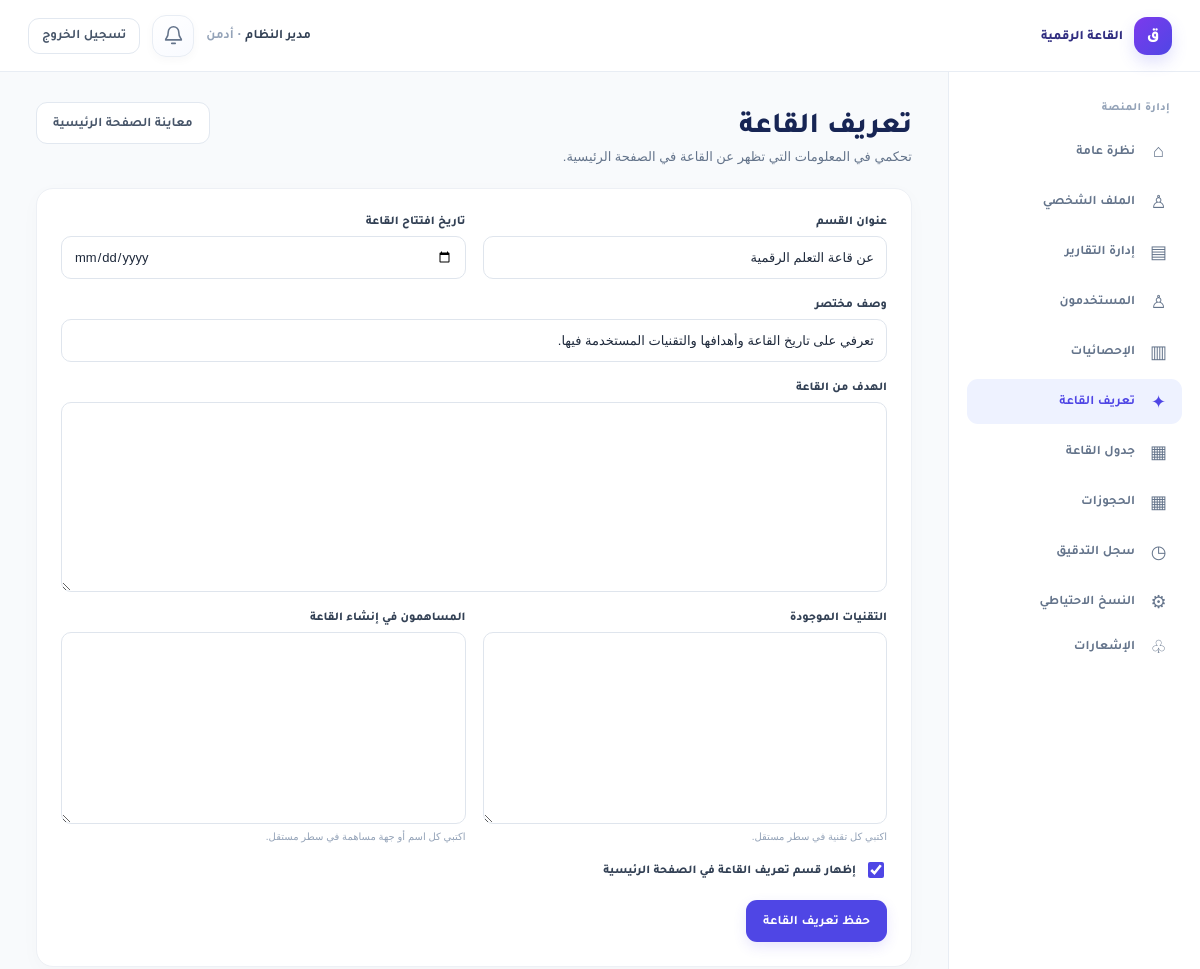
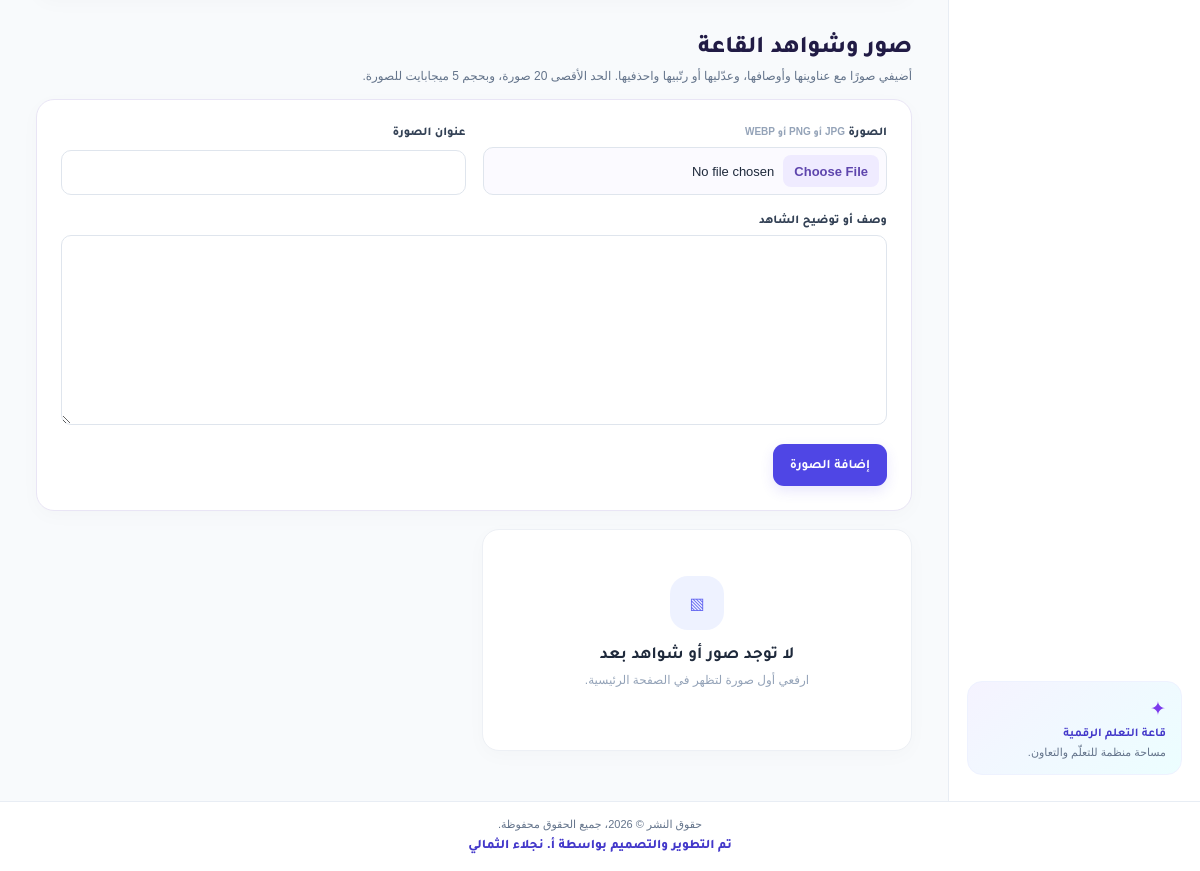
Screenshot of /admin/hall.php (signed in) with the database file from the repository (2 pictures, top to bottom).
### tables this page shows
CREATE TABLE IF NOT EXISTS users (
  id BIGINT UNSIGNED AUTO_INCREMENT PRIMARY KEY,
  name VARCHAR(150) NOT NULL,
  username VARCHAR(80) NOT NULL UNIQUE,
  password_hash VARCHAR(255) NOT NULL,
  role ENUM('admin','staff') NOT NULL,
  is_active TINYINT(1) NOT NULL DEFAULT 1,
  last_login DATETIME NULL,
  created_at TIMESTAMP NOT NULL DEFAULT CURRENT_TIMESTAMP,
  INDEX idx_users_role_active (role, is_active)
);

CREATE TABLE IF NOT EXISTS hall_profile (
  id TINYINT UNSIGNED NOT NULL PRIMARY KEY,
  section_title VARCHAR(150) NOT NULL,
  section_intro VARCHAR(500) NOT NULL DEFAULT '',
  opened_on DATE NULL,
  purpose TEXT NOT NULL,
  technologies TEXT NOT NULL,
  contributors TEXT NOT NULL,
  is_visible TINYINT(1) NOT NULL DEFAULT 1,
  updated_at TIMESTAMP NOT NULL DEFAULT CURRENT_TIMESTAMP ON UPDATE CURRENT_TIMESTAMP
);

### includes/auth.php (called while the page is built, shortened)
<?php
require_once __DIR__ . '/db.php';
require_once __DIR__ . '/functions.php';
if (isset($_SESSION['user_id'])) {
    $activeCheck = db()->prepare('SELECT name, username, role, is_active FROM users WHERE id = ?');
    $activeCheck->execute([(int) $_SESSION['user_id']]);
}
function current_user(): ?array
{
    return isset($_SESSION['user_id']) ? [
        'id' => (int) $_SESSION['user_id'],
        'name' => (string) $_SESSION['user_name'],
        'username' => (string) $_SESSION['username'],
        'role' => (string) $_SESSION['role'],
    ] : null;
}

### includes/db.php (called while the page is built, shortened)
<?php
function db(): PDO
{
    static $connection;
    if ($connection instanceof PDO) {
        return $connection;
    }
    $dsn = sprintf('mysql:host=%s;port=%s;dbname=%s;charset=utf8mb4', DB_HOST, DB_PORT, DB_NAME);
    $connection = new PDO($dsn, DB_USER, DB_PASS, [
        PDO::ATTR_ERRMODE => PDO::ERRMODE_EXCEPTION,
        PDO::ATTR_DEFAULT_FETCH_MODE => PDO::FETCH_ASSOC,
        PDO::ATTR_EMULATE_PREPARES => false,
    ]);
    return $connection;
}

### admin/hall.php (the view, shortened to what this page needs)
<?php
require_once dirname(__DIR__) . '/includes/auth.php';
$pdo = db();
$defaults = [
    'section_title' => 'عن قاعة التعلم الرقمية',
    'section_intro' => 'تعرفي على تاريخ القاعة وأهدافها والتقنيات المستخدمة فيها.',
    'opened_on' => '',
    'purpose' => '',
    'technologies' => '',
    'contributors' => '',
    'is_visible' => 1,
];
$profileStatement = $pdo->prepare('SELECT * FROM hall_profile WHERE id = 1');
$profileStatement->execute();
$profile = $profileStatement->fetch() ?: $defaults;
$evidenceStatement = $pdo->query('SELECT * FROM hall_evidence ORDER BY sort_order, id');
$hallEvidence = $evidenceStatement->fetchAll();
$title = 'تعريف القاعة';
render_page_start($title, true);
?>
<div class="page-heading">
  <div><h1>تعريف القاعة</h1><p>تحكمي في المعلومات التي تظهر عن القاعة في الصفحة الرئيسية.</p></div>
  <a class="button button-quiet" href="<?= e(app_url('/index.php#hall-profile-title')) ?>">معاينة الصفحة الرئيسية</a>
</div>
<form class="card form-card hall-admin-form" method="post">
  <div class="form-grid">
    <div class="field">
      <label for="hall-section-title">عنوان القسم</label>
      <input id="hall-section-title" name="section_title" type="text" maxlength="150" required value="<?= e((string) $profile['section_title']) ?>">
    </div>
    <div class="field">
      <label for="hall-opening-date">تاريخ افتتاح القاعة</label>
      <input id="hall-opening-date" name="opened_on" type="date" value="<?= e((string) ($profile['opened_on'] ?? '')) ?>">
    </div>
    <div class="field field-full">
      <label for="hall-section-intro">وصف مختصر</label>
      <input id="hall-section-intro" name="section_intro" type="text" maxlength="500" value="<?= e((string) $profile['section_intro']) ?>">
    </div>
    <div class="field field-full">
      <label for="hall-purpose">الهدف من القاعة</label>
      <textarea id="hall-purpose" name="purpose" maxlength="5000" rows="5"><?= e((string) $profile['purpose']) ?></textarea>
    </div>
    <div class="field">
      <label for="hall-technologies">التقنيات الموجودة</label>
      <textarea id="hall-technologies" name="technologies" maxlength="5000" rows="7" aria-describedby="hall-technologies-hint"><?= e((string) $profile['technologies']) ?></textarea>
      <small class="field-hint" id="hall-technologies-hint">اكتبي كل تقنية في سطر مستقل.</small>
    </div>
    <div class="field">
      <label for="hall-contributors">المساهمون في إنشاء القاعة</label>
      <textarea id="hall-contributors" name="contributors" maxlength="5000" rows="7" aria-describedby="hall-contributors-hint"><?= e((string) $profile['contributors']) ?></textarea>
      <small class="field-hint" id="hall-contributors-hint">اكتبي كل اسم أو جهة مساهمة في سطر مستقل.</small>
    </div>
    <div class="field field-full hall-visibility-field">
      <label><input type="hidden" name="is_visible" value="0"><input type="checkbox" name="is_visible" value="1" <?= (int) $profile['is_visible'] === 1 ? 'checked' : '' ?>> إظهار قسم تعريف القاعة في الصفحة الرئيسية</label>
    </div>
  </div>
  <div class="form-actions"><button class="button button-primary" type="submit">حفظ تعريف القاعة</button></div>
</form>
<section class="hall-evidence-admin" aria-labelledby="hall-evidence-title">
  <div class="public-section-heading">
    <div><h2 id="hall-evidence-title">صور وشواهد القاعة</h2><p>أضيفي صورًا مع عناوينها وأوصافها، وعدّليها أو رتّبيها واحذفيها. الحد الأقصى 20 صورة، وبحجم 5 ميجابايت للصورة.</p></div>
  </div>
  <form class="card form-card hall-evidence-upload" method="post" enctype="multipart/form-data">
    <div class="form-grid">
      <div class="field">
        <label for="evidence-image">الصورة <span class="field-hint">JPG أو PNG أو WEBP</span></label>
        <input id="evidence-image" name="evidence_image" type="file" accept="image/jpeg,image/png,image/webp" required <?= count($hallEvidence) >= 20 ? 'disabled' : '' ?>>
      </div>
      <div class="field">
        <label for="evidence-title">عنوان الصورة</label>
        <input id="evidence-title" name="evidence_title" type="text" maxlength="180" required <?= count($hallEvidence) >= 20 ? 'disabled' : '' ?>>
      </div>
      <div class="field field-full">
        <label for="evidence-description">وصف أو توضيح الشاهد</label>
        <textarea id="evidence-description" name="evidence_description" maxlength="3000" rows="3" <?= count($hallEvidence) >= 20 ? 'disabled' : '' ?>></textarea>
      </div>
    </div>
    <div class="form-actions"><button class="button button-primary" type="submit" <?= count($hallEvidence) >= 20 ? 'disabled' : '' ?>>إضافة الصورة</button></div>
  </form>
  <div class="hall-evidence-admin-grid" id="hall-evidence-list">
    <?php if ($hallEvidence === []): ?>
      <div class="card empty-state"><span class="empty-icon">▧</span><h2>لا توجد صور أو شواهد بعد</h2><p>ارفعي أول صورة لتظهر في الصفحة الرئيسية.</p></div>
    <?php endif; ?>
  </div>
</section>

### includes/header.php (shortened to what this page needs)
<?php
require_once __DIR__ . '/functions.php';
$activeUser = function_exists('current_user') ? current_user() : null;
$unreadNotifications = $activeUser ? unread_notification_count(db(), $activeUser['id']) : 0;
$requestPath = str_replace('\\', '/', $_SERVER['SCRIPT_NAME'] ?? '');
?>
<!DOCTYPE html>
<html lang="ar" dir="rtl">
<head>
  <link rel="stylesheet" href="<?= e(app_url('/assets/css/style.css?v=20261010-hall-responsive')) ?>">
</head>
<body class="<?= !empty($GLOBALS['home_page']) ? 'home-public-body' : '' ?>">
<header class="topbar <?= !empty($GLOBALS['home_page']) ? 'home-topbar' : '' ?>">
  <div class="topbar-inner">
    <a href="<?= e(app_url($activeUser ? role_home($activeUser['role']) : '/index.php')) ?>" class="brand <?= !empty($GLOBALS['home_page']) ? 'home-brand' : '' ?>">
      <span class="brand-mark" aria-hidden="true">
        <?php if (!empty($GLOBALS['home_page'])): ?>
          <svg viewBox="0 0 24 24"><rect x="3" y="4" width="18" height="13" rx="2.5"/><path d="M8 21h8m-4-4v4"/><rect x="17" y="13" width="5" height="8" rx="1.4"/></svg>
        <?php else: ?>ق<?php endif; ?>
      </span>
      <span class="brand-copy">
        <span><?= !empty($GLOBALS['home_page']) ? e(APP_NAME) : 'القاعة الرقمية' ?></span>
      </span>
    </a>
    <?php if (!empty($GLOBALS['home_page'])): ?>
      <nav class="home-nav" aria-label="التنقل الرئيسي">
        <a class="home-nav-link is-active" href="<?= e(app_url('/index.php')) ?>">الرئيسية</a>
        <a class="home-nav-link" href="<?= e(app_url('/booking.php')) ?>">حجز القاعة</a>
        <a class="home-nav-link" href="<?= e(app_url('/schedule.php')) ?>">جدول الحجوزات</a>
      </nav>
      <div class="topbar-actions">
        <?php if ($activeUser): ?>
          <a class="notification-bell <?= str_ends_with($requestPath, '/notifications.php') ? 'is-active' : '' ?>" href="<?= e(app_url('/notifications.php')) ?>" aria-label="<?= e($unreadNotifications > 0 ? 'الإشعارات، ' . $unreadNotifications . ' غير مقروء' : 'الإشعارات') ?>" title="الإشعارات">
            <svg viewBox="0 0 24 24" aria-hidden="true"><path d="M18 8a6 6 0 0 0-12 0c0 7-3 7-3 9h18c0-2-3-2-3-9"/><path d="M10 21h4"/></svg>
            <?php if ($unreadNotifications > 0): ?><span class="notification-bell-count" aria-hidden="true"><?= $unreadNotifications > 99 ? '99+' : $unreadNotifications ?></span><?php endif; ?>
          </a>
          <a class="button button-primary home-login-button" href="<?= e(app_url(role_home($activeUser['role']))) ?>">
            لوحة التحكم
            <svg aria-hidden="true" viewBox="0 0 24 24"><path d="M15 3h4a2 2 0 0 1 2 2v14a2 2 0 0 1-2 2h-4"/><path d="m10 17 5-5-5-5m5 5H3"/></svg>
          </a>
        <?php else: ?>
          <a class="button button-primary home-login-button" href="<?= e(app_url('/login.php')) ?>">
            دخول
            <svg aria-hidden="true" viewBox="0 0 24 24"><path d="M15 3h4a2 2 0 0 1 2 2v14a2 2 0 0 1-2 2h-4"/><path d="m10 17 5-5-5-5m5 5H3"/></svg>
          </a>
        <?php endif; ?>
        <button type="button" class="home-menu-toggle" data-home-drawer-toggle aria-label="فتح القائمة" aria-expanded="false" aria-controls="home-mobile-drawer">
          <span></span><span></span><span></span>
        </button>
      </div>
      <div class="home-drawer-backdrop" data-home-drawer-backdrop></div>
      <nav id="home-mobile-drawer" class="home-mobile-drawer" data-home-drawer aria-label="قائمة الموبايل" inert>
        <a class="home-nav-link is-active" href="<?= e(app_url('/index.php')) ?>">الرئيسية</a>
        <a class="home-nav-link" href="<?= e(app_url('/booking.php')) ?>">حجز القاعة</a>
        <a class="home-nav-link" href="<?= e(app_url('/schedule.php')) ?>">جدول الحجوزات</a>
        <?php if ($activeUser): ?>
          <a class="button button-primary" href="<?= e(app_url(role_home($activeUser['role']))) ?>">لوحة التحكم</a>
        <?php else: ?>
          <a class="button button-primary" href="<?= e(app_url('/login.php')) ?>">دخول</a>
        <?php endif; ?>
      </nav>
    <?php elseif ($activeUser): ?>
      <div class="topbar-actions">
        <span class="topbar-user"><?= e($activeUser['name']) ?> <span>· <?= e(ROLE_LABELS[$activeUser['role']] ?? '') ?></span></span>
        <a class="notification-bell <?= str_ends_with($requestPath, '/notifications.php') ? 'is-active' : '' ?>" href="<?= e(app_url('/notifications.php')) ?>" aria-label="<?= e($unreadNotifications > 0 ? 'الإشعارات، ' . $unreadNotifications . ' غير مقروء' : 'الإشعارات') ?>" title="الإشعارات">
          <svg viewBox="0 0 24 24" aria-hidden="true"><path d="M18 8a6 6 0 0 0-12 0c0 7-3 7-3 9h18c0-2-3-2-3-9"/><path d="M10 21h4"/></svg>
        </a>
        <form method="post" action="<?= e(app_url('/logout.php')) ?>" class="inline-form">
          <button class="button button-quiet button-sm" type="submit">تسجيل الخروج</button>
        </form>
      </div>
    <?php else: ?>
      <nav class="topbar-actions" aria-label="القائمة الرئيسية">
        <a class="button button-quiet button-sm" href="<?= e(app_url('/schedule.php')) ?>">جدول الحجوزات</a>
      </nav>
    <?php endif; ?>
  </div>
</header>

### rows the page displays
users: name "مدير النظام", role "أدمن"
hall_profile: section_title "عن قاعة التعلم الرقمية", section_intro "تعرفي على تاريخ القاعة وأهدافها والتقنيات المستخدمة فيها.", is_visible "☑"

### other values shown
$icon "⌂"
$label "نظرة عامة"
$icon "♙"
$label "الملف الشخصي"
$icon "▤"
$label "إدارة التقارير"
$label "المستخدمون"
$icon "▥"
$label "الإحصائيات"
$icon "✦"
$label "تعريف القاعة"
$icon "▦"
$label "جدول القاعة"
$label "الحجوزات"
$icon "◷"
